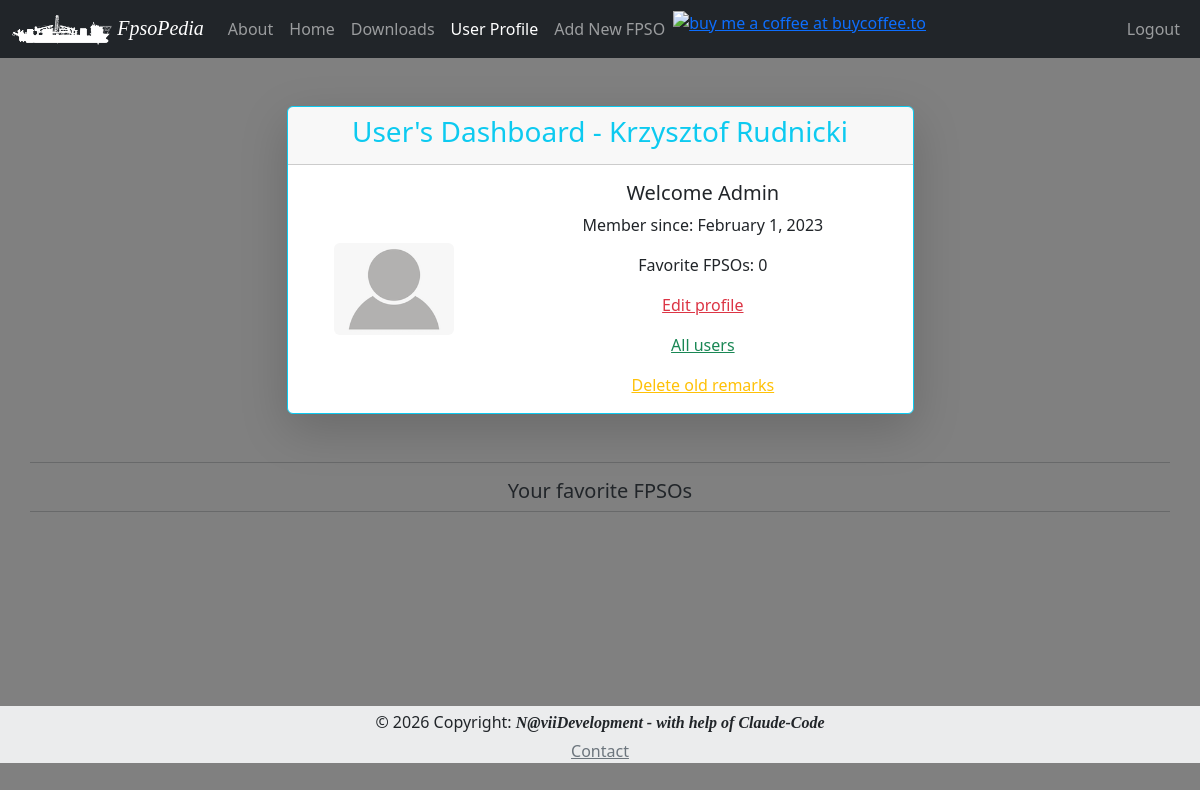
The page /user_dashboard/Admin (signed in) on the database as committed earlier.
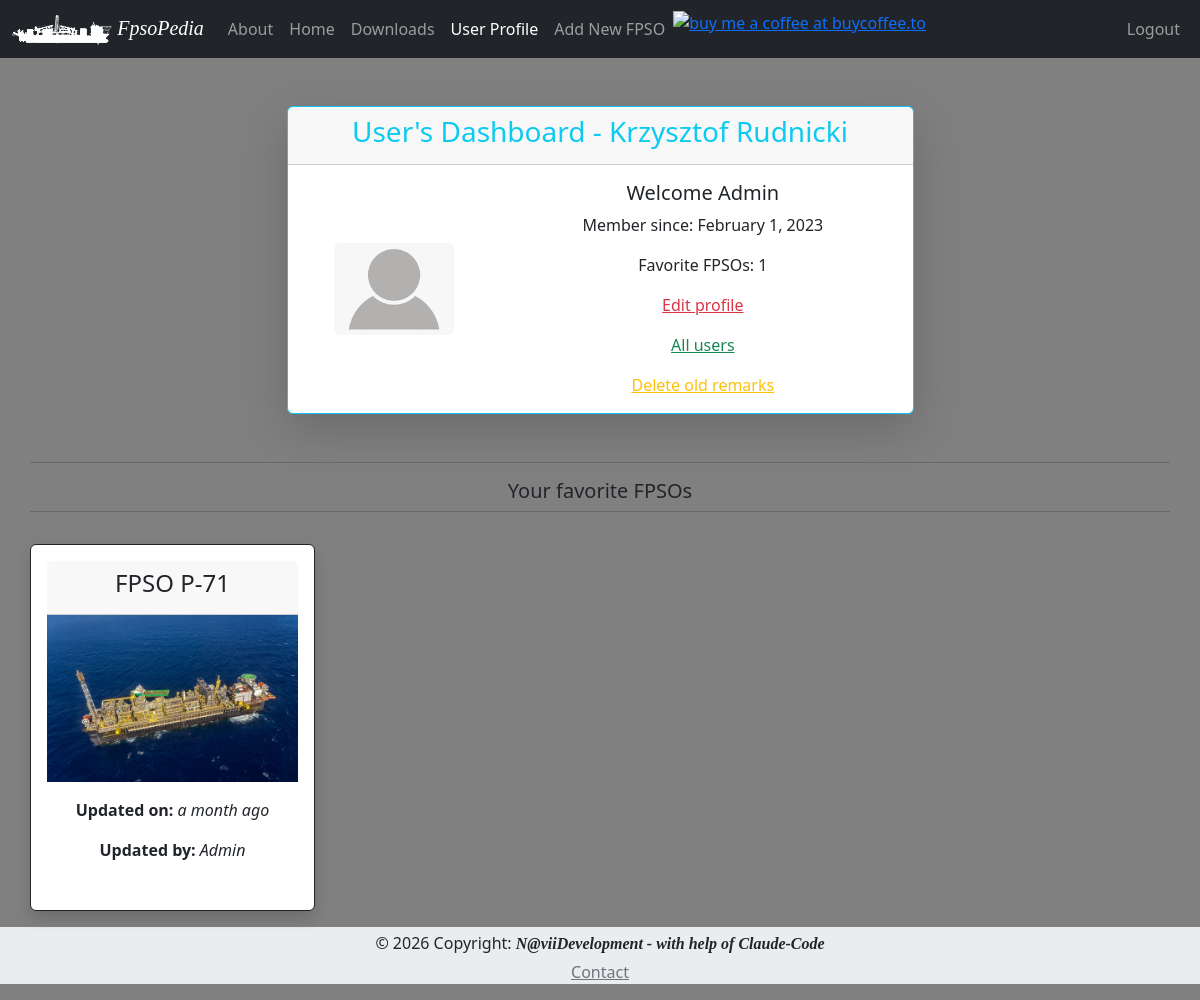
The same page on the database as committed later.
### App/models.py (models this page shows, shortened)
class Fpso(db.Model):
    id = db.Column(db.Integer, primary_key=True)
    fpso_owner = db.Column(db.String, index=True, default="None")
    timestamp = db.Column(db.DateTime, default=datetime.utcnow)
    fpso_name = db.Column(db.String, unique=True, index=True)
    fpso_basin = db.Column(db.String, default="None", nullable = True)
    fpso_img_name = db.Column(db.String, default="default_fpso_card")
    fpso_remarks = db.Column(db.String, default="None")
    fpso_psn_lat_deg = db.Column(db.String, nullable = True)
    fpso_psn_lat_min = db.Column(db.String, nullable = True)
    fpso_psn_lat_sec = db.Column(db.String, nullable = True)
    fpso_psn_lat_NS = db.Column(db.String, default="S", nullable = True)
    fpso_psn_long_deg = db.Column(db.String, nullable = True)
    fpso_psn_long_min = db.Column(db.String, nullable = True)
    fpso_psn_long_sec = db.Column(db.String, nullable = True)
    fpso_psn_long_WE = db.Column(db.String, default="W", nullable = True)
    fpso_hdg = db.Column(db.String, nullable = True)
    fpso_disch_rate = db.Column(db.String, nullable = True)
    fpso_vhf = db.Column(db.String, default="None", nullable = True)
    fpso_email_1 = db.Column(db.String, default="fpso@example.com", nullable = True)
    fpso_email_2 = db.Column(db.String, default="fpso@example.com", nullable = True)
    fpso_email_3 = db.Column(db.String, default="fpso@example.com", nullable = True)
    fpso_email_4 = db.Column(db.String, default="fpso@example.com", nullable = True)
    fpso_email_5 = db.Column(db.String, default="fpso@example.com", nullable = True)
    cargo_name = db.Column(db.String, nullable = True)
    cargo_API = db.Column(db.String, nullable = True)
    cargo_dens = db.Column(db.String, nullable = True)
    cargo_temp = db.Column(db.String, nullable = True)
    cargo_bsw = db.Column(db.String, nullable = True)
    cargo_line_displ_fwd = db.Column(db.String, nullable = True)
    cargo_Hose_Flush_fwd = db.Column(db.String, nullable = True)
    cargo_line_displ_aft = db.Column(db.String, nullable = True)
    cargo_Hose_Flush_aft = db.Column(db.String, nullable = True)
    cargo_info = db.Column(db.String, nullable = True)
    darps_ID_fwd = db.Column(db.String, nullable = True)
    darps_1_tdma_fwd = db.Column(db.String, nullable = True)
    darps_2_tdma_fwd = db.Column(db.String, nullable = True)
    darps_info_fwd = db.Column(db.String, nullable = True)
    darps_1_ts_fwd = db.Column(db.String, nullable = True)
    darps_2_ts_fwd= db.Column(db.String, nullable = True)
    darps_ID_aft = db.Column(db.String, nullable = True)
    darps_1_tdma_aft = db.Column(db.String, nullable = True)
    darps_2_tdma_aft = db.Column(db.String, nullable = True)
    darps_info_aft = db.Column(db.String, nullable = True)
    darps_1_ts_aft = db.Column(db.String, nullable = True)
    darps_2_ts_aft= db.Column(db.String, nullable = True)
    artemis_address_code_fwd = db.Column(db.String, nullable = True)
    artemis_freq_pair_fwd = db.Column(db.String, nullable = True)
    artemis_info_fwd = db.Column(db.String, nullable = True)
    fanbeam_info_fwd = db.Column(db.String, nullable = True)
    radius_info_fwd = db.Column(db.String, nullable = True)
    artemis_address_code_aft = db.Column(db.String, nullable = True)
    artemis_freq_pair_aft = db.Column(db.String, nullable = True)
    artemis_info_aft = db.Column(db.String, nullable = True)
    fanbeam_info_aft = db.Column(db.String, nullable = True)
    radius_info_aft = db.Column(db.String, nullable = True)
    remarks = db.relationship('Remark', backref='fpso', lazy='dynamic')

### App/routes.py (the view)
@app.route('/user_dashboard/<username>')
@login_required
def dashboard(username):
    admin = "Admin"
    user = User.query.filter_by(username = username).first_or_404()
    followed_fpso = user.favorite_fpso()
    return render_template('dashboard.html', title='User Dashboard', user=user, fpsos=followed_fpso, admin=admin)

### App/models.py (called while the page is built)
@login.user_loader
def load_user(id):
    return User.query.get(int(id))

    def favorite_fpso(self):
        favorite_fpsos = Fpso.query.join(favorite, (favorite.c.fpso_id==Fpso.id)).filter(favorite.c.user_id==self.id).order_by(Fpso.fpso_name)
        return favorite_fpsos

### App/templates/dashboard.html (shortened to what this page needs)
{% extends "base.html" %}
{% set active_page = 'dashboard' %}
{%  block content %}
<div class="container">
  <div class="row justify-content-center">
    <div class="col-12 col-md-10 col-lg-7">
      <div class="card border-info shadow-lg mb-5 bg-body rounded">
        <div class="card-header text-center text-info">
          <h3>User's Dashboard - {{ user.user_name }} {{ user.user_surname }}</h3>
        </div>
        <div class="card-body">
          <div class="row align-items-center">
            <div class="col-12 col-sm-4 text-center mb-3 mb-sm-0">
              <img src="{{ url_for('static', filename='img/default-profile.png') }}" alt="Profile" class="img-fluid rounded" style="max-width: 120px;">
            </div>
            <div class="col-12 col-sm-8">
              <h5 class="card-title">Welcome {{ user.username }}</h5>
              <p class="card-text">Member since: {{ moment(user.user_since).format('LL') }}</p>
              <p class="card-text">Favorite FPSOs: {{ user.favorite.count() }}</p>
              <p class="card-text"><a href="{{ url_for('edit_user', username=user.username) }}" class="card-link link-danger">Edit profile</a></p>
              {% if current_user.username == admin %}
                <p class="card-text"><a href="{{ url_for('all_users') }}" class="card-link link-success">All users</a></p>
                <p class="card-text"><a href="{{ url_for('delete_old_remarks') }}" class="card-link link-warning">Delete old remarks</a></p>
              {% endif %}
            </div>
          </div>
        </div>
      </div>
    </div>
  </div>
</div>
<div class="row mb-3">
  <hr>
  <h5 class="text-center">Your favorite FPSOs</h5>
  <hr>
</div>
<div class="row">
        {% if fpsos %}
            {% for fpso in fpsos %}
             {% include '_fpso.html' %}
            {% endfor %}
        {% else %}
            <p class="text-center text-muted">You do not have favorite FPSOs!!!</p>
        {% endif %}
    </div>
{% endblock %}

### App/templates/_fpso.html (shortened to what this page needs)
{% set logo = fpso.fpso_img_name %}
<div class="card border-dark mb-3 col-12 col-lg-3 shadow p-3 bg-body rounded">
  <div class="card-header ">
    <h4>{{ fpso.fpso_name }}</h4>
  </div>
    <div class="row">
      <img src="{{ url_for('static', filename='img/{}.jpg'.format(logo)) }}" class="rounded float-start" alt="FPSO Image">
      <div class="col">
        <div class="card-body text-dark">
        <p class="card-text"><b>Updated on:</b> <em>{{ moment(fpso.timestamp).fromNow(refresh=True) }}</em></p>
        <p class="card-text"><b>Updated by:</b>  <em>{{ fpso.fpso_owner }}</em></p>
      </div>
    </div>
  </div>
</div>

Rows that differ between the two databases and show on the page:
added Fpso: fpso_name "FPSO P-71", fpso_img_name (picture), timestamp "a month ago", fpso_owner "Admin"
Other text that changed with them:
{{ user.favorite.count() }}: "0" → "1"
